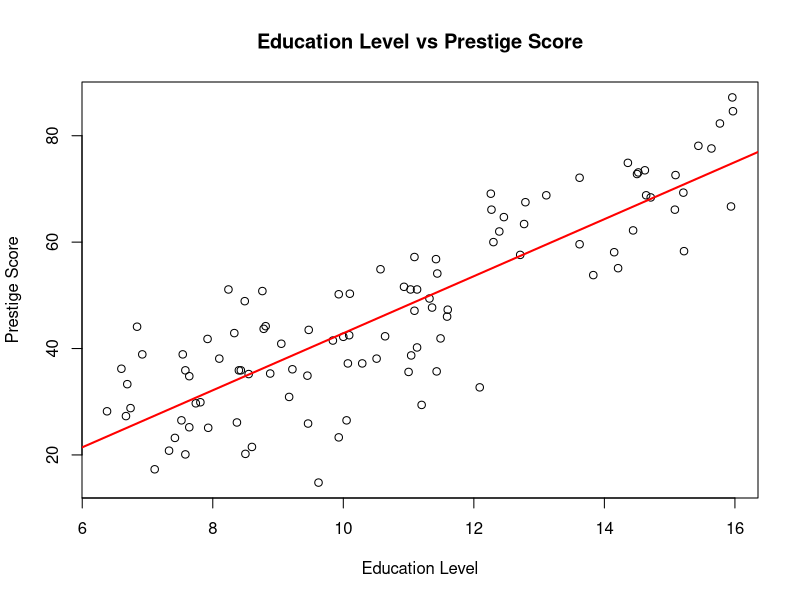
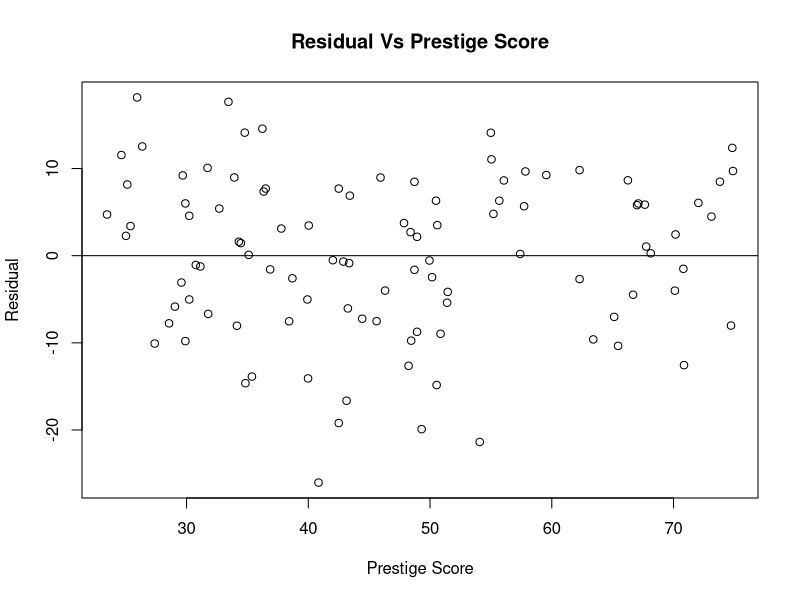
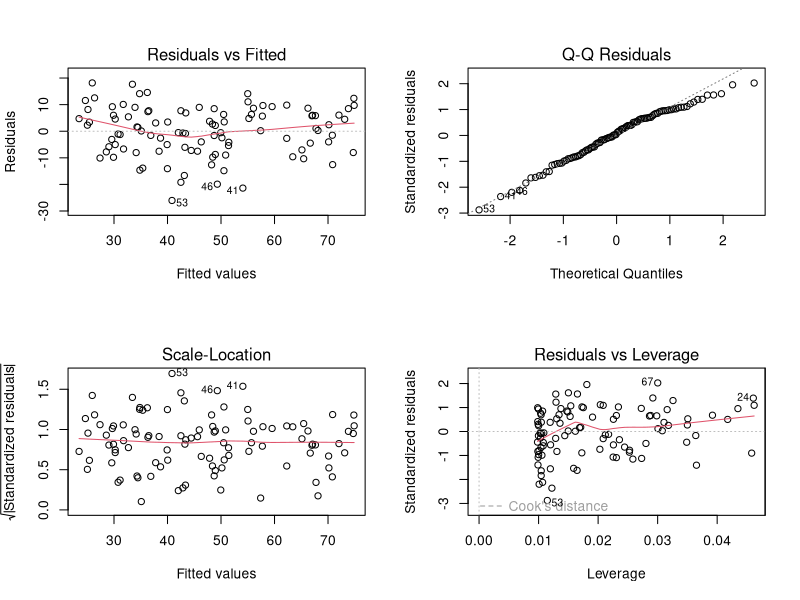
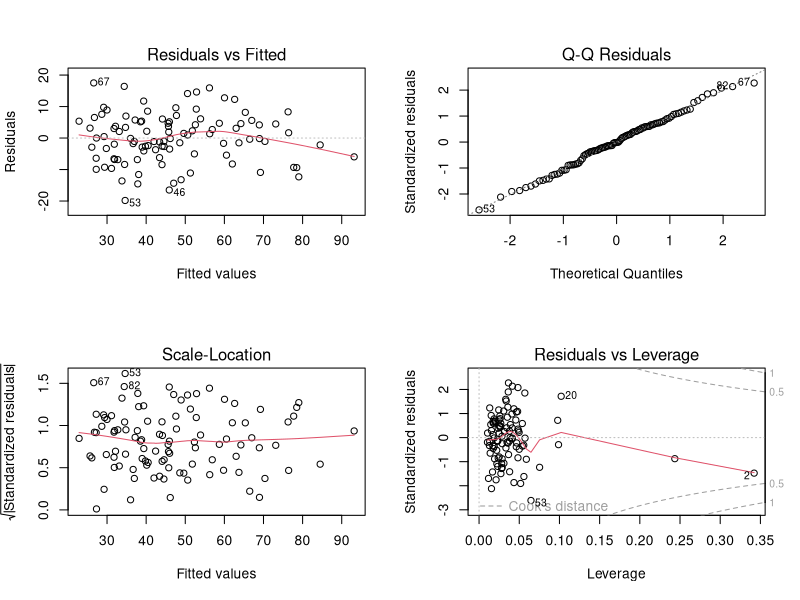

Generate these figures, in order, with R:
dataframe = read.csv("assignment4data.csv")
par(mfrow = c(1,1))

#question1
plot(
  dataframe$Education.Level,
  dataframe$Prestige.Score,
  ylab = "Prestige Score",
  xlab = "Education Level",
  main = "Education Level vs Prestige Score"
)
cor(dataframe$Prestige.Score,dataframe$Education.Level)
# question 2

model1 = lm(dataframe$Prestige.Score ~ dataframe$Education.Level)

abline(model1,col ="red",lwd = 2)

plot(
  model1$fitted.values,
  model1$residuals,
  xlab = "Prestige Score",
  ylab = "Residual",
  main = "Residual Vs Prestige Score"
)
abline(h=0)

par(mfrow =c(2,2))
plot(model1)

# question3 and 4
model3 = lm(dataframe$Prestige.Score ~ 
            dataframe$Education.Level +
            dataframe$Income + 
            dataframe$Percent.of.Workforce.that.are.Women)

summary(model3)
alpha = 0.05
n = nrow(dataframe)
k = 3
f_critical = qf(1-alpha,k,n-k-1)
f_critical
confint(model3)
# question 5 
plot(model3)
